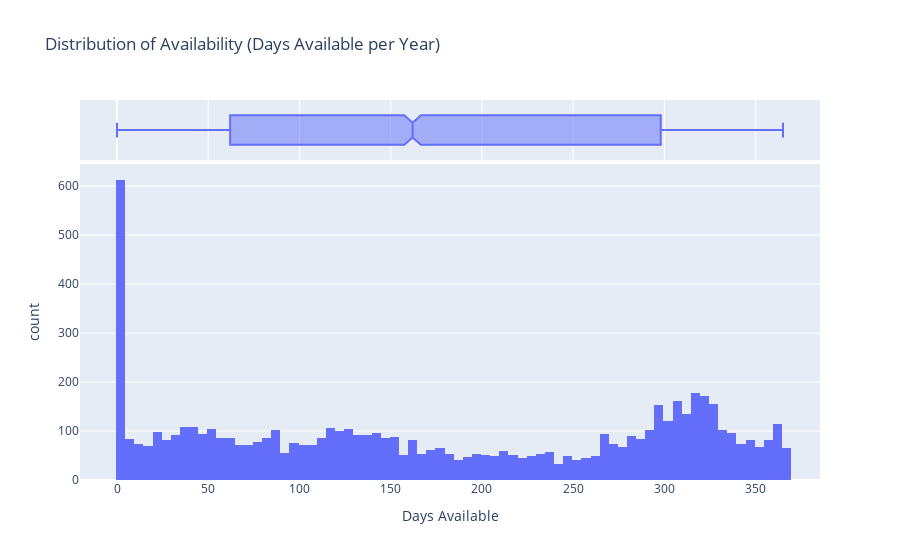
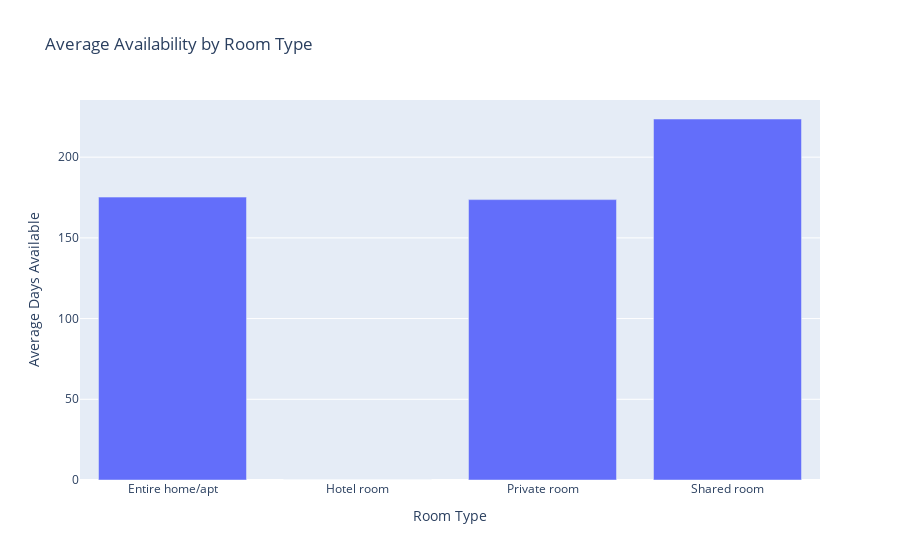
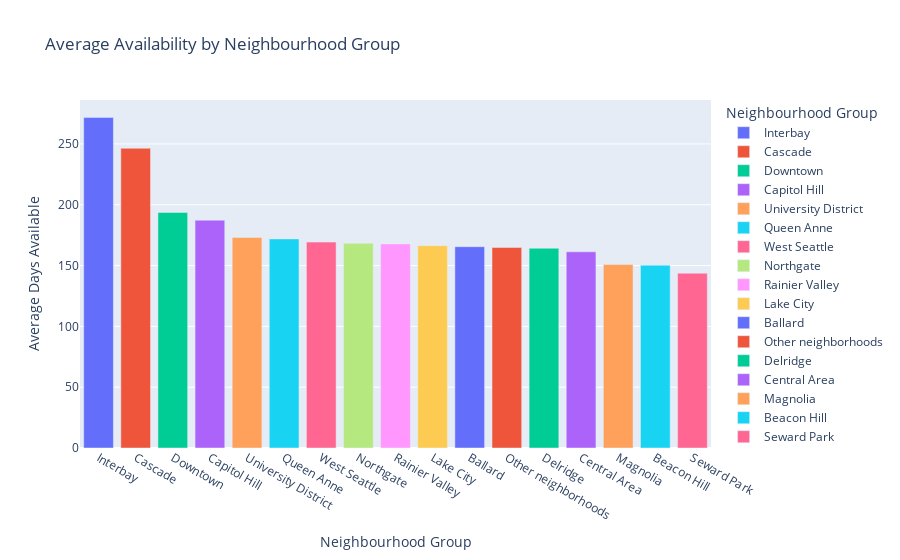

The notebook cell saved with these charts, in order:
### Code cell
# Distribution of availability across all listings
fig4 = px.histogram(df_listings, x="availability_365", title="Distribution of Availability (Days Available per Year)", 
                    nbins=100, labels={"availability_365": "Days Available"}, marginal="box")
fig4.write_html("plot/availability_distribution.html")

# Average availability by room type
fig5 = px.bar(df_listings.groupby("room_type")["availability_365"].mean().reset_index(), 
              x="room_type", y="availability_365", title="Average Availability by Room Type",
              labels={"room_type": "Room Type", "availability_365": "Average Days Available"})
fig5.write_html("plot/avg_availability_room_type.html")

# Average availability by neighbourhood group
fig6 = px.bar(df_listings.groupby("neighbourhood_group")["availability_365"].mean().sort_values(ascending=False).reset_index(), 
              x="neighbourhood_group", y="availability_365", title="Average Availability by Neighbourhood Group",
              labels={"neighbourhood_group": "Neighbourhood Group", "availability_365": "Average Days Available"},
              color="neighbourhood_group")
fig6.write_html("plot/avg_availability_neighbourhood.html")

# Show the figures
fig4.show()
fig5.show()
fig6.show()

### Figure 1 — Plotly figure (JSON) as saved in the notebook; plotly's stock layout.template omitted (floating-point values rounded to 4 significant figures; data arrays with more than 128 entries replaced by an {"elided": "..."} marker saying what was removed)
{"data": [{"alignmentgroup": "True", "bingroup": "x", "hovertemplate": "Days Available=%{x}<br>count=%{y}<extra></extra>", "legendgroup": "", "marker": {"color": "#636efa", "pattern": {"shape": ""}}, "name": "", "nbinsx": 100, "offsetgroup": "", "orientation": "v", "showlegend": false, "type": "histogram", "x": {"elided": "6636 int values"}, "xaxis": "x", "yaxis": "y"}, {"alignmentgroup": "True", "hovertemplate": "Days Available=%{x}<extra></extra>", "legendgroup": "", "marker": {"color": "#636efa"}, "name": "", "notched": true, "offsetgroup": "", "showlegend": false, "type": "box", "x": {"elided": "6636 int values"}, "xaxis": "x2", "yaxis": "y2"}], "layout": {"barmode": "relative", "legend": {"tracegroupgap": 0}, "title": {"text": "Distribution of Availability (Days Available per Year)"}, "xaxis": {"anchor": "y", "domain": [0, 1], "title": {"text": "Days Available"}}, "xaxis2": {"anchor": "y2", "domain": [0, 1], "matches": "x", "showgrid": true, "showticklabels": false}, "yaxis": {"anchor": "x", "domain": [0, 0.8316], "title": {"text": "count"}}, "yaxis2": {"anchor": "x2", "domain": [0.8416, 1], "matches": "y2", "showgrid": false, "showline": false, "showticklabels": false, "ticks": ""}}}

### Figure 2 — Plotly figure (JSON) as saved in the notebook; plotly's stock layout.template omitted (floating-point values rounded to 4 significant figures)
{"data": [{"alignmentgroup": "True", "hovertemplate": "Room Type=%{x}<br>Average Days Available=%{y}<extra></extra>", "legendgroup": "", "marker": {"color": "#636efa", "pattern": {"shape": ""}}, "name": "", "offsetgroup": "", "orientation": "v", "showlegend": false, "textposition": "auto", "type": "bar", "x": ["Entire home/apt", "Hotel room", "Private room", "Shared room"], "xaxis": "x", "y": [175.2, 0, 173.7, 223.6], "yaxis": "y"}], "layout": {"barmode": "relative", "legend": {"tracegroupgap": 0}, "title": {"text": "Average Availability by Room Type"}, "xaxis": {"anchor": "y", "domain": [0, 1], "title": {"text": "Room Type"}}, "yaxis": {"anchor": "x", "domain": [0, 1], "title": {"text": "Average Days Available"}}}}

### Figure 3 — Plotly figure (JSON) as saved in the notebook; plotly's stock layout.template omitted (floating-point values rounded to 4 significant figures)
{"data": [{"alignmentgroup": "True", "hovertemplate": "Neighbourhood Group=%{x}<br>Average Days Available=%{y}<extra></extra>", "legendgroup": "Interbay", "marker": {"color": "#636efa", "pattern": {"shape": ""}}, "name": "Interbay", "offsetgroup": "Interbay", "orientation": "v", "showlegend": true, "textposition": "auto", "type": "bar", "x": ["Interbay"], "xaxis": "x", "y": [271.8], "yaxis": "y"}, {"alignmentgroup": "True", "hovertemplate": "Neighbourhood Group=%{x}<br>Average Days Available=%{y}<extra></extra>", "legendgroup": "Cascade", "marker": {"color": "#EF553B", "pattern": {"shape": ""}}, "name": "Cascade", "offsetgroup": "Cascade", "orientation": "v", "showlegend": true, "textposition": "auto", "type": "bar", "x": ["Cascade"], "xaxis": "x", "y": [246.5], "yaxis": "y"}, {"alignmentgroup": "True", "hovertemplate": "Neighbourhood Group=%{x}<br>Average Days Available=%{y}<extra></extra>", "legendgroup": "Downtown", "marker": {"color": "#00cc96", "pattern": {"shape": ""}}, "name": "Downtown", "offsetgroup": "Downtown", "orientation": "v", "showlegend": true, "textposition": "auto", "type": "bar", "x": ["Downtown"], "xaxis": "x", "y": [193.7], "yaxis": "y"}, {"alignmentgroup": "True", "hovertemplate": "Neighbourhood Group=%{x}<br>Average Days Available=%{y}<extra></extra>", "legendgroup": "Capitol Hill", "marker": {"color": "#ab63fa", "pattern": {"shape": ""}}, "name": "Capitol Hill", "offsetgroup": "Capitol Hill", "orientation": "v", "showlegend": true, "textposition": "auto", "type": "bar", "x": ["Capitol Hill"], "xaxis": "x", "y": [187.3], "yaxis": "y"}, {"alignmentgroup": "True", "hovertemplate": "Neighbourhood Group=%{x}<br>Average Days Available=%{y}<extra></extra>", "legendgroup": "University District", "marker": {"color": "#FFA15A", "pattern": {"shape": ""}}, "name": "University District", "offsetgroup": "University District", "orientation": "v", "showlegend": true, "textposition": "auto", "type": "bar", "x": ["University District"], "xaxis": "x", "y": [173.1], "yaxis": "y"}, {"alignmentgroup": "True", "hovertemplate": "Neighbourhood Group=%{x}<br>Average Days Available=%{y}<extra></extra>", "legendgroup": "Queen Anne", "marker": {"color": "#19d3f3", "pattern": {"shape": ""}}, "name": "Queen Anne", "offsetgroup": "Queen Anne", "orientation": "v", "showlegend": true, "textposition": "auto", "type": "bar", "x": ["Queen Anne"], "xaxis": "x", "y": [172.0], "yaxis": "y"}, {"alignmentgroup": "True", "hovertemplate": "Neighbourhood Group=%{x}<br>Average Days Available=%{y}<extra></extra>", "legendgroup": "West Seattle", "marker": {"color": "#FF6692", "pattern": {"shape": ""}}, "name": "West Seattle", "offsetgroup": "West Seattle", "orientation": "v", "showlegend": true, "textposition": "auto", "type": "bar", "x": ["West Seattle"], "xaxis": "x", "y": [169.3], "yaxis": "y"}, {"alignmentgroup": "True", "hovertemplate": "Neighbourhood Group=%{x}<br>Average Days Available=%{y}<extra></extra>", "legendgroup": "Northgate", "marker": {"color": "#B6E880", "pattern": {"shape": ""}}, "name": "Northgate", "offsetgroup": "Northgate", "orientation": "v", "showlegend": true, "textposition": "auto", "type": "bar", "x": ["Northgate"], "xaxis": "x", "y": [168.3], "yaxis": "y"}, {"alignmentgroup": "True", "hovertemplate": "Neighbourhood Group=%{x}<br>Average Days Available=%{y}<extra></extra>", "legendgroup": "Rainier Valley", "marker": {"color": "#FF97FF", "pattern": {"shape": ""}}, "name": "Rainier Valley", "offsetgroup": "Rainier Valley", "orientation": "v", "showlegend": true, "textposition": "auto", "type": "bar", "x": ["Rainier Valley"], "xaxis": "x", "y": [167.8], "yaxis": "y"}, {"alignmentgroup": "True", "hovertemplate": "Neighbourhood Group=%{x}<br>Average Days Available=%{y}<extra></extra>", "legendgroup": "Lake City", "marker": {"color": "#FECB52", "pattern": {"shape": ""}}, "name": "Lake City", "offsetgroup": "Lake City", "orientation": "v", "showlegend": true, "textposition": "auto", "type": "bar", "x": ["Lake City"], "xaxis": "x", "y": [166.4], "yaxis": "y"}, {"alignmentgroup": "True", "hovertemplate": "Neighbourhood Group=%{x}<br>Average Days Available=%{y}<extra></extra>", "legendgroup": "Ballard", "marker": {"color": "#636efa", "pattern": {"shape": ""}}, "name": "Ballard", "offsetgroup": "Ballard", "orientation": "v", "showlegend": true, "textposition": "auto", "type": "bar", "x": ["Ballard"], "xaxis": "x", "y": [165.5], "yaxis": "y"}, {"alignmentgroup": "True", "hovertemplate": "Neighbourhood Group=%{x}<br>Average Days Available=%{y}<extra></extra>", "legendgroup": "Other neighborhoods", "marker": {"color": "#EF553B", "pattern": {"shape": ""}}, "name": "Other neighborhoods", "offsetgroup": "Other neighborhoods", "orientation": "v", "showlegend": true, "textposition": "auto", "type": "bar", "x": ["Other neighborhoods"], "xaxis": "x", "y": [164.9], "yaxis": "y"}, {"alignmentgroup": "True", "hovertemplate": "Neighbourhood Group=%{x}<br>Average Days Available=%{y}<extra></extra>", "legendgroup": "Delridge", "marker": {"color": "#00cc96", "pattern": {"shape": ""}}, "name": "Delridge", "offsetgroup": "Delridge", "orientation": "v", "showlegend": true, "textposition": "auto", "type": "bar", "x": ["Delridge"], "xaxis": "x", "y": [164.3], "yaxis": "y"}, {"alignmentgroup": "True", "hovertemplate": "Neighbourhood Group=%{x}<br>Average Days Available=%{y}<extra></extra>", "legendgroup": "Central Area", "marker": {"color": "#ab63fa", "pattern": {"shape": ""}}, "name": "Central Area", "offsetgroup": "Central Area", "orientation": "v", "showlegend": true, "textposition": "auto", "type": "bar", "x": ["Central Area"], "xaxis": "x", "y": [161.3], "yaxis": "y"}, {"alignmentgroup": "True", "hovertemplate": "Neighbourhood Group=%{x}<br>Average Days Available=%{y}<extra></extra>", "legendgroup": "Magnolia", "marker": {"color": "#FFA15A", "pattern": {"shape": ""}}, "name": "Magnolia", "offsetgroup": "Magnolia", "orientation": "v", "showlegend": true, "textposition": "auto", "type": "bar", "x": ["Magnolia"], "xaxis": "x", "y": [150.9], "yaxis": "y"}, {"alignmentgroup": "True", "hovertemplate": "Neighbourhood Group=%{x}<br>Average Days Available=%{y}<extra></extra>", "legendgroup": "Beacon Hill", "marker": {"color": "#19d3f3", "pattern": {"shape": ""}}, "name": "Beacon Hill", "offsetgroup": "Beacon Hill", "orientation": "v", "showlegend": true, "textposition": "auto", "type": "bar", "x": ["Beacon Hill"], "xaxis": "x", "y": [150.3], "yaxis": "y"}, {"alignmentgroup": "True", "hovertemplate": "Neighbourhood Group=%{x}<br>Average Days Available=%{y}<extra></extra>", "legendgroup": "Seward Park", "marker": {"color": "#FF6692", "pattern": {"shape": ""}}, "name": "Seward Park", "offsetgroup": "Seward Park", "orientation": "v", "showlegend": true, "textposition": "auto", "type": "bar", "x": ["Seward Park"], "xaxis": "x", "y": [143.8], "yaxis": "y"}], "layout": {"barmode": "relative", "legend": {"title": {"text": "Neighbourhood Group"}, "tracegroupgap": 0}, "title": {"text": "Average Availability by Neighbourhood Group"}, "xaxis": {"anchor": "y", "categoryarray": ["Interbay", "Cascade", "Downtown", "Capitol Hill", "University District", "Queen Anne", "West Seattle", "Northgate", "Rainier Valley", "Lake City", "Ballard", "Other neighborhoods", "Delridge", "Central Area", "Magnolia", "Beacon Hill", "Seward Park"], "categoryorder": "array", "domain": [0, 1], "title": {"text": "Neighbourhood Group"}}, "yaxis": {"anchor": "x", "domain": [0, 1], "title": {"text": "Average Days Available"}}}}
